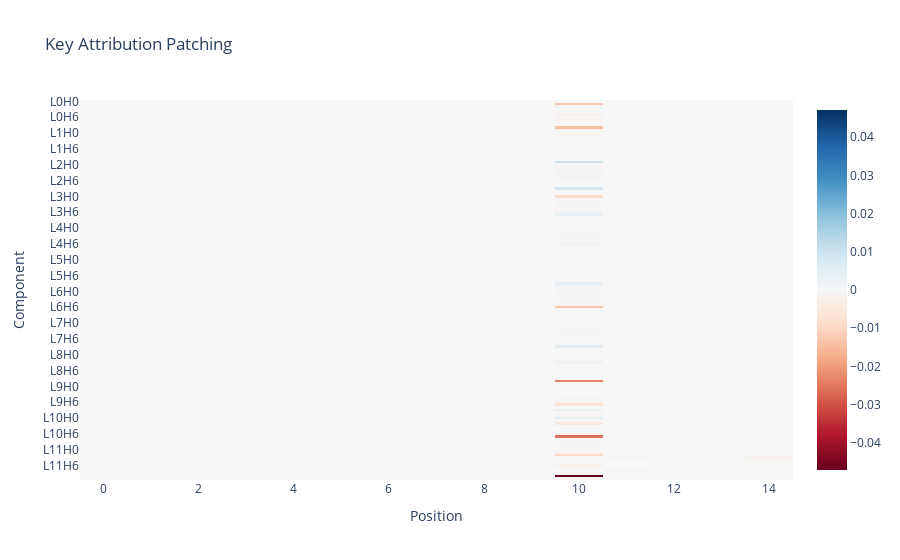
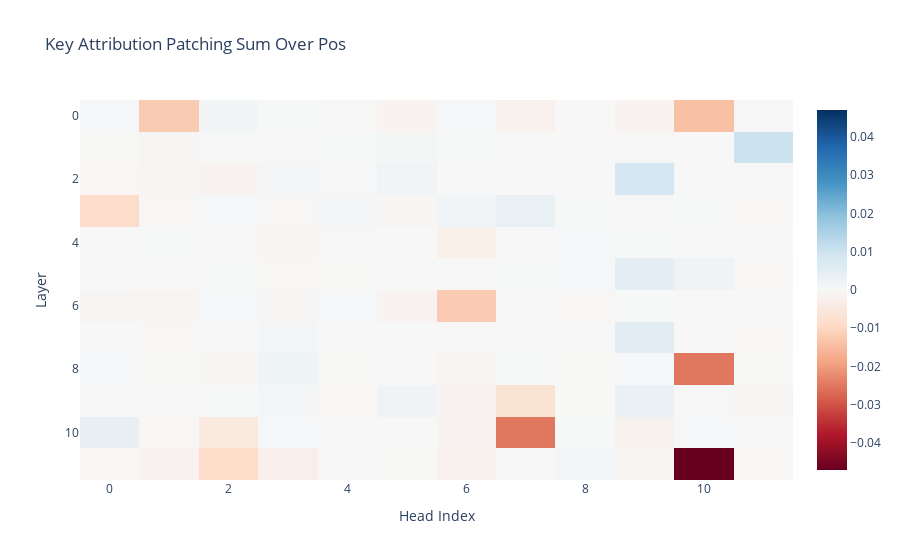
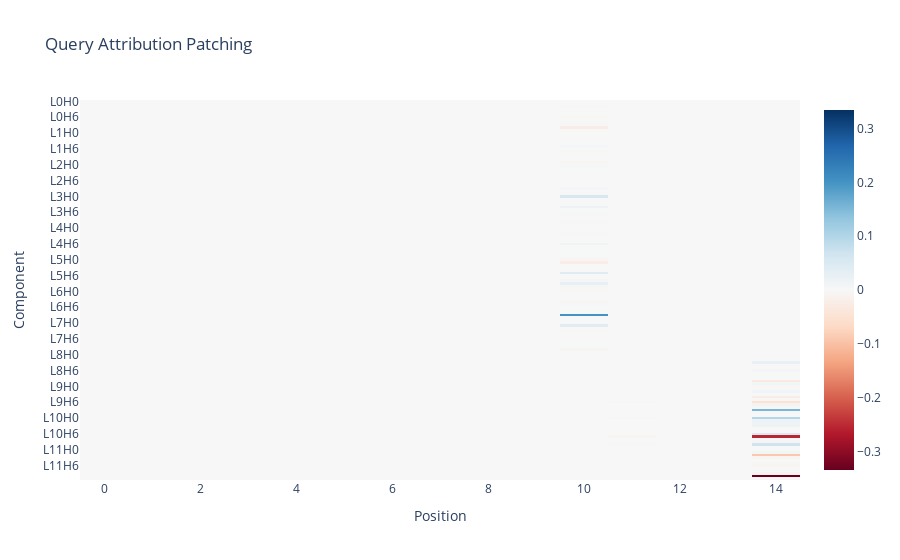
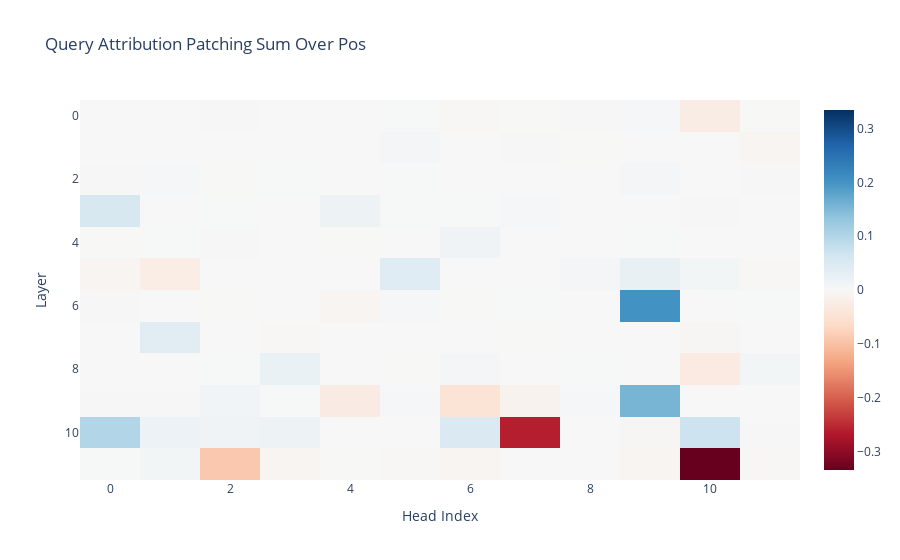

These figures' notebook cell, in order:
### Markdown cell above
### Head Activation Patching
 Intuitively, a head has three inputs, keys, queries and values. We can patch each of these individually to get a sense for where the important part of each head's input comes from!
 As a sanity check, we also do this for the mixed value. The result is a linear map of this (`z @ W_O == result`), so this is the same as patching the output of the head.
 We plot both the patch for each head over each position, and summed over position (it tends to be pretty sparse, so the latter is the same)

### Code cell
from typing_extensions import Literal


def stack_head_vector_from_cache(
    cache, activation_name: Literal["q", "k", "v", "z"]
) -> TT["layer_and_head_index", "batch", "pos", "d_head"]:
    """Stacks the head vectors from the cache from a specific activation (key, query, value or mixed_value (z)) into a single tensor."""
    stacked_head_vectors = torch.stack(
        [cache[activation_name, l] for l in range(model.cfg.n_layers)], dim=0
    )
    stacked_head_vectors = einops.rearrange(
        stacked_head_vectors,
        "layer batch pos head_index d_head -> (layer head_index) batch pos d_head",
    )
    return stacked_head_vectors


def attr_patch_head_vector(
    clean_cache: ActivationCache,
    corrupted_cache: ActivationCache,
    corrupted_grad_cache: ActivationCache,
    activation_name: Literal["q", "k", "v", "z"],
) -> TT["component", "pos"]:
    labels = HEAD_NAMES

    clean_head_vector = stack_head_vector_from_cache(clean_cache, activation_name)
    corrupted_head_vector = stack_head_vector_from_cache(
        corrupted_cache, activation_name
    )
    corrupted_grad_head_vector = stack_head_vector_from_cache(
        corrupted_grad_cache, activation_name
    )
    head_vector_attr = einops.reduce(
        corrupted_grad_head_vector * (clean_head_vector - corrupted_head_vector),
        "component batch pos d_head -> component pos",
        "sum",
    )
    return head_vector_attr, labels


head_vector_attr_dict = {}
for activation_name, activation_name_full in [
    ("k", "Key"),
    ("q", "Query"),
    ("v", "Value"),
    ("z", "Mixed Value"),
]:
    display(Markdown(f"#### {activation_name_full} Head Vector Attribution Patching"))
    head_vector_attr_dict[activation_name], head_vector_labels = attr_patch_head_vector(
        clean_cache, corrupted_cache, corrupted_grad_cache, activation_name
    )
    imshow(
        head_vector_attr_dict[activation_name],
        y=head_vector_labels,
        yaxis="Component",
        xaxis="Position",
        title=f"{activation_name_full} Attribution Patching",
    )
    sum_head_vector_attr = einops.reduce(
        head_vector_attr_dict[activation_name],
        "(layer head) pos -> layer head",
        "sum",
        layer=model.cfg.n_layers,
        head=model.cfg.n_heads,
    )
    imshow(
        sum_head_vector_attr,
        yaxis="Layer",
        xaxis="Head Index",
        title=f"{activation_name_full} Attribution Patching Sum Over Pos",
    )

### Figure 1 — Plotly figure (JSON) as saved in the notebook; plotly's stock layout.template omitted (floating-point values rounded to 4 significant figures; data arrays with more than 128 entries replaced by an {"elided": "..."} marker saying what was removed)
{"data": [{"coloraxis": "coloraxis", "hovertemplate": "x: %{x}<br>y: %{y}<br>color: %{z}<extra></extra>", "name": "0", "type": "heatmap", "xaxis": "x", "y": {"elided": "144 str values"}, "yaxis": "y", "z": {"elided": "144x15 float values"}}], "layout": {"coloraxis": {"cmid": 0, "colorscale": [[0, "rgb(103,0,31)"], [0.1, "rgb(178,24,43)"], [0.2, "rgb(214,96,77)"], [0.3, "rgb(244,165,130)"], [0.4, "rgb(253,219,199)"], [0.5, "rgb(247,247,247)"], [0.6, "rgb(209,229,240)"], [0.7, "rgb(146,197,222)"], [0.8, "rgb(67,147,195)"], [0.9, "rgb(33,102,172)"], [1, "rgb(5,48,97)"]]}, "title": {"text": "Key Attribution Patching"}, "xaxis": {"anchor": "y", "domain": [0, 1], "title": {"text": "Position"}}, "yaxis": {"anchor": "x", "autorange": "reversed", "domain": [0, 1], "title": {"text": "Component"}}}}

### Figure 2 — Plotly figure (JSON) as saved in the notebook; plotly's stock layout.template omitted (floating-point values rounded to 4 significant figures; data arrays with more than 128 entries replaced by an {"elided": "..."} marker saying what was removed)
{"data": [{"coloraxis": "coloraxis", "hovertemplate": "x: %{x}<br>y: %{y}<br>color: %{z}<extra></extra>", "name": "0", "type": "heatmap", "xaxis": "x", "yaxis": "y", "z": {"elided": "12x12 float values"}}], "layout": {"coloraxis": {"cmid": 0, "colorscale": [[0, "rgb(103,0,31)"], [0.1, "rgb(178,24,43)"], [0.2, "rgb(214,96,77)"], [0.3, "rgb(244,165,130)"], [0.4, "rgb(253,219,199)"], [0.5, "rgb(247,247,247)"], [0.6, "rgb(209,229,240)"], [0.7, "rgb(146,197,222)"], [0.8, "rgb(67,147,195)"], [0.9, "rgb(33,102,172)"], [1, "rgb(5,48,97)"]]}, "title": {"text": "Key Attribution Patching Sum Over Pos"}, "xaxis": {"anchor": "y", "domain": [0, 1], "title": {"text": "Head Index"}}, "yaxis": {"anchor": "x", "autorange": "reversed", "domain": [0, 1], "title": {"text": "Layer"}}}}

### Figure 3 — Plotly figure (JSON) as saved in the notebook; plotly's stock layout.template omitted (floating-point values rounded to 4 significant figures; data arrays with more than 128 entries replaced by an {"elided": "..."} marker saying what was removed)
{"data": [{"coloraxis": "coloraxis", "hovertemplate": "x: %{x}<br>y: %{y}<br>color: %{z}<extra></extra>", "name": "0", "type": "heatmap", "xaxis": "x", "y": {"elided": "144 str values"}, "yaxis": "y", "z": {"elided": "144x15 float values"}}], "layout": {"coloraxis": {"cmid": 0, "colorscale": [[0, "rgb(103,0,31)"], [0.1, "rgb(178,24,43)"], [0.2, "rgb(214,96,77)"], [0.3, "rgb(244,165,130)"], [0.4, "rgb(253,219,199)"], [0.5, "rgb(247,247,247)"], [0.6, "rgb(209,229,240)"], [0.7, "rgb(146,197,222)"], [0.8, "rgb(67,147,195)"], [0.9, "rgb(33,102,172)"], [1, "rgb(5,48,97)"]]}, "title": {"text": "Query Attribution Patching"}, "xaxis": {"anchor": "y", "domain": [0, 1], "title": {"text": "Position"}}, "yaxis": {"anchor": "x", "autorange": "reversed", "domain": [0, 1], "title": {"text": "Component"}}}}

### Figure 4 — Plotly figure (JSON) as saved in the notebook; plotly's stock layout.template omitted (floating-point values rounded to 4 significant figures; data arrays with more than 128 entries replaced by an {"elided": "..."} marker saying what was removed)
{"data": [{"coloraxis": "coloraxis", "hovertemplate": "x: %{x}<br>y: %{y}<br>color: %{z}<extra></extra>", "name": "0", "type": "heatmap", "xaxis": "x", "yaxis": "y", "z": {"elided": "12x12 float values"}}], "layout": {"coloraxis": {"cmid": 0, "colorscale": [[0, "rgb(103,0,31)"], [0.1, "rgb(178,24,43)"], [0.2, "rgb(214,96,77)"], [0.3, "rgb(244,165,130)"], [0.4, "rgb(253,219,199)"], [0.5, "rgb(247,247,247)"], [0.6, "rgb(209,229,240)"], [0.7, "rgb(146,197,222)"], [0.8, "rgb(67,147,195)"], [0.9, "rgb(33,102,172)"], [1, "rgb(5,48,97)"]]}, "title": {"text": "Query Attribution Patching Sum Over Pos"}, "xaxis": {"anchor": "y", "domain": [0, 1], "title": {"text": "Head Index"}}, "yaxis": {"anchor": "x", "autorange": "reversed", "domain": [0, 1], "title": {"text": "Layer"}}}}
